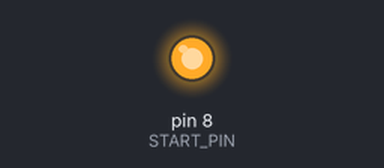
Bench run of a sketch on a simulated Arduino Uno, built with avr-gcc and run on an emulated ATmega328P. Parts: output pins drawn as LEDs (lit = HIGH).

Above: at 1.0 s.
At 3.0 s:
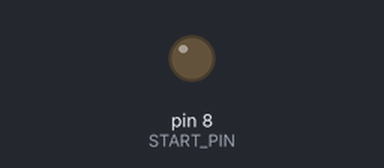
Timing chart, 0 to 5.2 s (numbered marks = the images above):
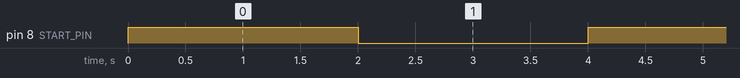

Measured:
- by itself, pin 8 (START_PIN): alternates HIGH for 2.0 s and LOW for 2.0 s

The sketch:

sketch_nov8b.ino
```cpp
#define START_PIN 8
#define PIN_COUNT 2

void setup() {
  // put your setup code here, to run once:
    pinMode(8, OUTPUT);
}
int current_pin = 0;
void loop() {
  // put your main code here, to run repeatedly:

  digitalWrite(8, HIGH);
  delay(2000);
  digitalWrite(8, LOW);
  delay(2000);
}
```
